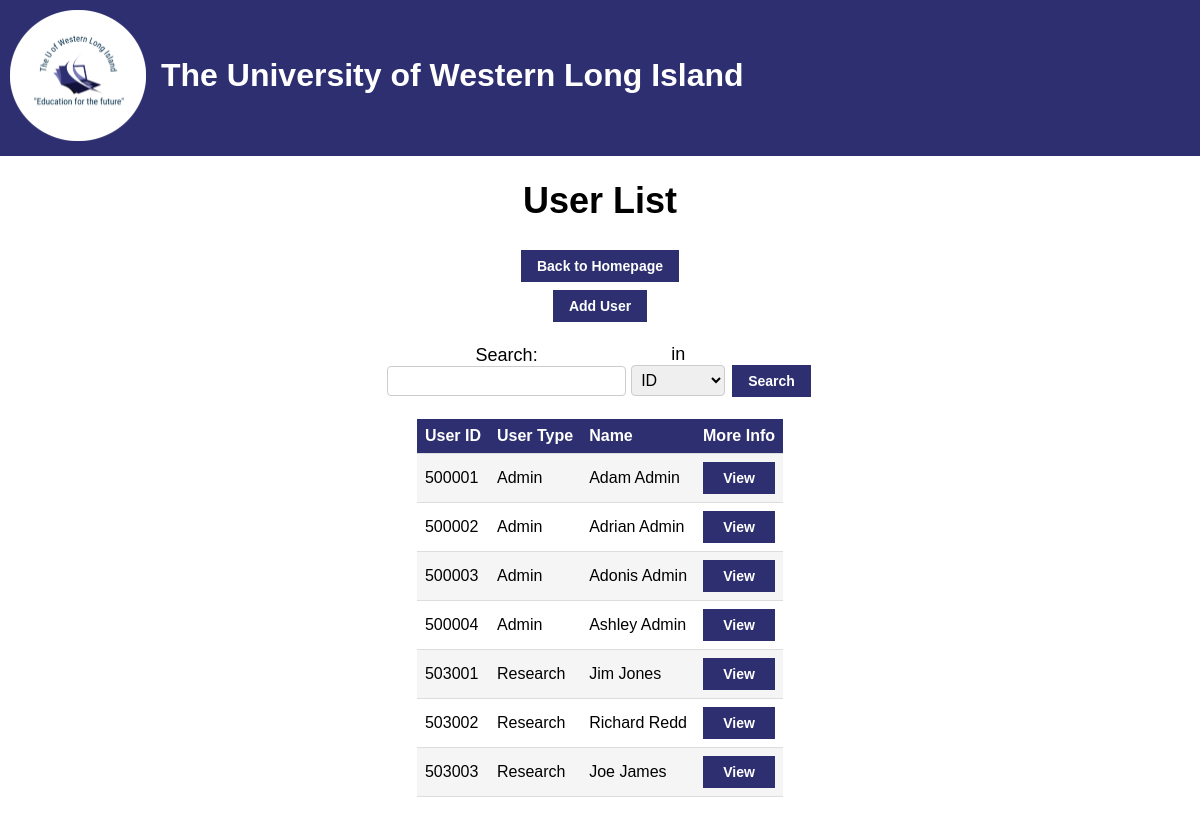
Screenshot of /ViewAllUsers.php (signed in) with the database file from the repository.
### tables this page shows
CREATE TABLE IF NOT EXISTS User (
  `ID` int(6) NOT NULL AUTO_INCREMENT unique,
  `type` varchar(8) NOT NULL,
  `email` varchar(255) NOT NULL unique,
  `password` varchar(255) NOT NULL,
  `first_Name` varchar(255) NOT NULL,
  `middle_Initial` varchar(1) DEFAULT NULL,
  `last_Name` varchar(255) NOT NULL,
  `phone_Number` varchar(10) DEFAULT NULL,
  `DOB` varchar(10) DEFAULT NULL,
  `hidden` boolean default False,
  PRIMARY KEY (`ID`)
);

### ViewAllUsers.php (the view, shortened to what this page needs)
<link rel="stylesheet" href="stylesheet.css">
<!doctype html>
<html>
<head>
    <ul>
    <li><img src = "UpdatedLogo.png" style="width:136;height:131;padding:10px;"></li>
    <li><div class="heading">The University of Western Long Island</div></li>
    </ul>
</head>
<body>
    <h1>User List</h1>
    <?php
    	$servername = "localhost";
	    $username = "root";
		$password = "";
		$dbname = "RegistrationSystem";
		$conn = new mysqli($servername, $username, $password, $dbname);
        $value = isset($_POST['search']) ? $_POST['search'] : "";
        $column = isset($_POST['in']) ? $_POST['in'] : "ID";
        if(($column == "Name") && ($column != ""))
        {
            $firstName = "";
            $lastName = "";
            if($value != "")
            {
                $name = explode(" ", $value);
                $firstName = $name[0];
                $lastName = isset($name[1]) ? $name[1] : "";
            }
            $sql = "SELECT * FROM user WHERE first_Name = '" . $firstName . "' OR last_Name = '" . $lastName . "'";
            $userList = $conn->query($sql);
            if(mysqli_num_rows($userList)==0)
            {
                $sql = "SELECT * FROM user WHERE last_Name = '" . $firstName . "'";
                $userList = $conn->query($sql);
            }
        }
        else
        {
            $sql = "SELECT * FROM user WHERE ". $column . " LIKE '%" . $value . "%' AND hidden = 0";
            $userList = $conn->query($sql);
        }
   	?>
    <a href="BackToHomepage.php">Back to Homepage</a><br>
    <a href="AddUser.php" >Add User</a><br>
    <p>
        <form method="post" action="ViewAllUsers.php">
            <label>Search:
                <input name="search" type="text" value="" size="15"  maxlength="255">
            </label>
            <label>in
                <select name="in">
                    <option>ID</option>
                </select>
            </label>
            <input type="submit" value="Search">
        </form>
    </p>
    <?php
        if(mysqli_num_rows($userList)==0)
            echo "No results found.";
        else
        {
            echo "<form method='post' action='ViewUserInfo.php'>";
            echo "<p><table><tr>
                <th>User ID</th>
                <th>User Type</th>
                <th>Name</th>
                <th>More Info</th>
                </tr>";
            while($row = mysqli_fetch_array($userList))
            {
                echo "<tr><td>" . $row["ID"] . "</td>
                        <td>" . $row["type"] . "</td>
                        <td>" . $row["first_Name"] . " " . $row["last_Name"] . "</td>
                        <td><button name='ID' type='submit' value='"
                        . $row["ID"] . "'> View </button>
                        </td></tr>";
            }
            echo "</table></p></form>";
        }
    ?>
</body>
</html>

### stylesheet.css (style rules this page uses)
ul { list-style-type: none; color: white; margin: 0; padding: 0; overflow: hidden; background-color: #2D2F70; top: 0; }
li { float: left; color: white; }
.heading { color: white; font-size: xx-large; margin-top: 57px; margin-left: 5px; font-weight: bold; }
body { background-color: white; background-repeat: no-repeat; background-position: left top; margin-top:0px; margin-left: 0px; margin-right: 0px; text-align: center; font-size: large; font-family: Arial, Helvetica, sans-serif; }
h1 { color: black; }
p { color: black; }
table { border-collapse: collapse; width: auto; background-color: lightgrey; }
table, th, td { text-align: left; padding: 8px; margin-left: auto; margin-right: auto; border-bottom: 1px solid #ddd; }
td button { width: 100%; }
button { -webkit-appearance: button-bevel; -moz-appearance: button-bevel; appearance: button-bevel; background-color: #2D2F70; border: none; color: white; font-weight: bold; padding: 8px 16px; text-align: center; text-decoration: none; display: inline-block; font-size: 14px; margin: 0; -webkit-transition-duration: 0.4s; transition-duration: 0.4s; cursor: pointer; }
input[type=text], [type=email], [type=password], [type=date], [type=number], select, textarea { width: 100%; padding: 5px; border: 1px solid #ccc; border-radius: 4px; resize: vertical; font-size: 16px; }
label { padding: 0; display: inline-block; }
input[type=submit], [type=reset] { -webkit-appearance: button-bevel; -moz-appearance: button-bevel; appearance: button-bevel; background-color: #2D2F70; border: none; color: white; font-weight: bold; padding: 8px 16px; text-align: center; text-decoration: none; display: inline-block; font-size: 14px; margin: 4px 2px; -webkit-transition-duration: 0.4s; transition-duration: 0.4s; cursor: pointer; }
a { -webkit-appearance: button-bevel; -moz-appearance: button-bevel; appearance: button-bevel; background-color: #2D2F70; border: none; color: white; font-weight: bold; padding: 8px 16px; text-align: center; text-decoration: none; display: inline-block; font-size: 14px; margin: 4px 2px; -webkit-transition-duration: 0.4s; transition-duration: 0.4s; cursor: pointer; }
tr:nth-child(even) { background-color: #F5F5F5 }
tr:nth-child(odd) { background-color: white }
th { background-color: #2D2F70; color: white; position: -webkit-sticky; position: sticky; top: 0; }

### rows the page displays
user: ID "500001", type "Admin", first_Name "Adam", last_Name "Admin"
user: ID "500002", type "Admin", first_Name "Adrian", last_Name "Admin"
user: ID "500003", type "Admin", first_Name "Adonis", last_Name "Admin"
user: ID "500004", type "Admin", first_Name "Ashley", last_Name "Admin"
user: ID "503001", type "Research", first_Name "Jim", last_Name "Jones"
user: ID "503002", type "Research", first_Name "Richard", last_Name "Redd"
user: ID "503003", type "Research", first_Name "Joe", last_Name "James"
